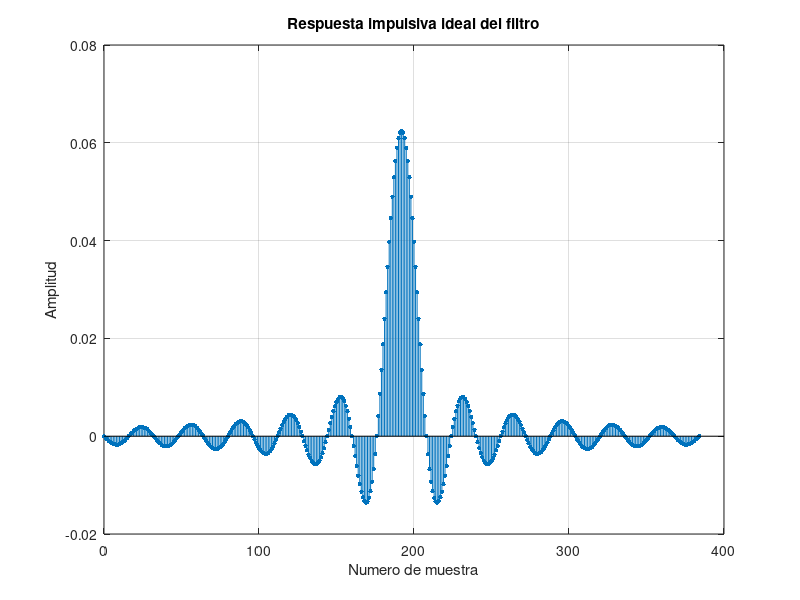

Here is the MATLAB script that generated this plot:
%% Especificaciones

fp1 = round(14000*5/7);
fp2 = 1000 + fp1;
fr1 = 9500;
fr2 = 11500;
Ancho_banda_de_paso = 1000;
Ancho_banda_de_rechazo = 1000;
Atmax = 0;
Fs = 48000;


%% Algunas cuentas

wp1 = 2*pi*fp1/Fs;
wp2 = 2*pi*fp2/Fs;
wr1 = 2*pi*fr1/Fs;
wr2 = 2*pi*fr2/Fs;

w1 = (wr1 + wp1)/2;
w2 = (wr2 + wp2)/2;

%% Estimacion del orden del filtro

wt = 2*pi*(fr2 - fp2)/Fs;
ro = 2;
M = ceil(2*pi*ro/wt - 1/2);

disp(['Oden del filtro: ' num2str(2*M + 1)])


%% Respuesta impulsiva ideal 

n = 0:2*M;
wc = (w2 - w1);

hi = wc/pi*sinc(wc/pi*(n-M));       

figure;
stem(n,hi,'.','MarkerSize',10)
grid on
title('Respuesta impulsiva ideal del filtro')
xlabel('Numero de muestra')
ylabel('Amplitud')





